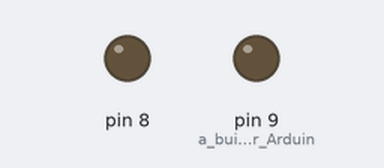
A sketch run on a simulated Arduino Leonardo, built for the host (arithmetic inside an expression is 32-bit, double 64-bit). On the bench: output pins drawn as LEDs (lit = HIGH). WiFi joins after 1.5 s; servers stay silent unless stated; uploads are accepted with an empty reply; what the sketch prints to the serial monitor is not drawn.

Above: at 2.0 s.
At 11.2 s:
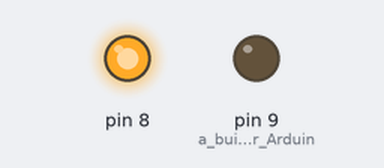
Timing chart, 0 to 15.1 s (numbered marks = the images above):
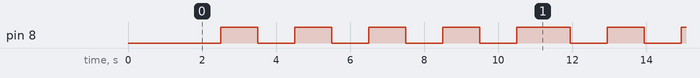

Measured:
- by itself, pin 8: repeats every 10.4 s: 3 × (LOW 1.0 s, HIGH 1.0 s), LOW 1.0 s, HIGH 1.4 s, LOW 1.0 s, HIGH 1.0 s
- by itself, everything shown: repeats every 10.4 s, in 10 steps

The sketch:

NetPeek.ino
```cpp
/* -*- c -*-
  NetPeek: A simple web client for Aruino Ethernet

 This sketch connects to a website
 (http://192.168.0.1/~tyamamiya/p4peek.cgi) to monitor the Perforce
 server
 using an Arduino Wiznet Ethernet shield.

 Circuit:
 * LED output is 8 (external) and 9 (internal)

 By Takashi Yamamiya based on http://arduino.cc/en/Tutorial/WebClient

 */

#include <SPI.h>
#include <Ethernet.h>
#include <string.h>

#define GOOD_MARKER "PERFORCE-LOOKS-GOOD-AND-SMOOTH"

#define MAX_BUFFER 1024


byte mac[] = { 0x90, 0xA2, 0xDA, 0x0D, 0x29, 0x8E }; // My MAC address

IPAddress server(192,168,0,1); // Target IP

int index = 0;
char buffer[MAX_BUFFER];

// Initialize the Ethernet client library
EthernetClient client;

void setup() {

  pinMode(8, OUTPUT);
  pinMode(9, OUTPUT); // a built-in LED for Arduino Ethernet

  Serial.begin(9600);
  while (!Serial) {
    ; // wait for serial port to connect. Needed for Leonardo only
  }

  if (Ethernet.begin(mac) == 0) {
    Serial.println("Failed to configure Ethernet using DHCP");
    while (true) {}
  }
}

void connect() {
  Serial.println("connecting...");

  if (client.connect(server, 80)) {
    Serial.println("connected");
    client.println("GET /~tyamamiya/p4peek.cgi HTTP/1.0");
    client.println();
  }
  else {
    Serial.println("connection failed");
  }
}

// blink n times
// External LED: ON if isOn is true.
// Built-in LED: OFF if isOn is true.

void blink(boolean isON, int n) {
  Serial.print("Status: ");
  Serial.println(isON);
  // Repeat blink 5 times if the connection found
  for (int i = 0; i < n; i++) {
    digitalWrite(8, LOW);
    digitalWrite(9, LOW);
    delay(1000);
    digitalWrite(8, isON ? HIGH : LOW);
    digitalWrite(9, isON ? LOW : HIGH);
    delay(1000);
  }
}

void loop()
{
  if (!client.connected() || index >= MAX_BUFFER - 1) {
    Serial.println("Connection finished.");
    buffer[index] = '\0';
    boolean found = strstr(buffer, GOOD_MARKER) != NULL;
    Serial.println(buffer);
    index = 0;
    Serial.println();
    Serial.println("reset connection.");
    client.stop();
    blink(!found, 5);

    connect(); // Connect for next timesstep.
  }

  // Read and record from the server
  if (client.available()) {
    char c = client.read();
    buffer[index] = c;
    index++;
  }
}
```
